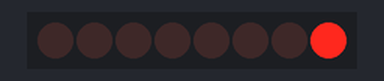
The sketch below on a simulated Arduino Uno, built with avr-gcc and run on an emulated ATmega328P. On the bench: 8 shift-register outputs drawn as a row of LEDs (first output left, lit = HIGH). Wiring (inferred from the names in the program): shift register (74HC595): data pin 3; shift clock pin 4; latch pin 2. Wiring (inferred from the signals the program sends): row of LEDs: on Q0, Q1, Q2, Q3, Q4, Q5, Q6, Q7.

Above: at 1.1 s.
At 5.1 s:
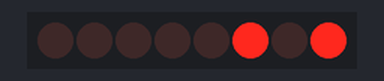
At 10.1 s:
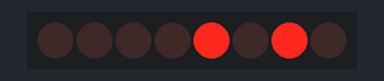
At 20.1 s:
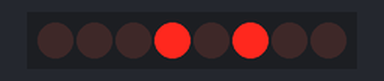
At 29.1 s:
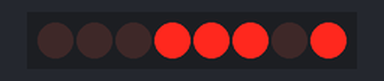
At 39.1 s:
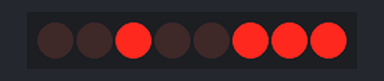
Timing chart, 0 to 40.0 s (numbered marks = the images above):
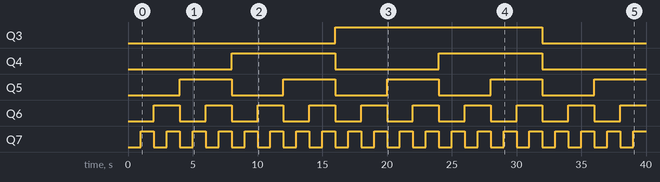

The sketch:

seven_segment.ino
```cpp
//**************************************************************//
//  Name    : shiftOutCode, Hello World                         //
//  Author  : Carlyn Maw,Tom Igoe                               //
//  Date    : 25 Oct, 2006                                      //
//  Version : 1.0                                               //
//  Notes   : Code for using a 74HC595 Shift Register           //
//          : to count from 0 to 255                            //
//****************************************************************

//Pin connected to ST_CP of 74HC595
int latchPin = 2;
//Pin connected to SH_CP of 74HC595
int clockPin = 4;
////Pin connected to DS of 74HC595
int dataPin = 3;
void setup() {
  //set pins to output because they are addressed in the main loop
  pinMode(latchPin, OUTPUT);
  pinMode(clockPin, OUTPUT);
  pinMode(dataPin, OUTPUT);
}

void loop() {
  //count up routine
  for (int j = 0; j < 256; j++) {
    //ground latchPin and hold low for as long as you are transmitting
    digitalWrite(latchPin, LOW);
    shiftOut(dataPin, clockPin, LSBFIRST, j);
    //return the latch pin high to signal chip that it
    //no longer needs to listen for information
    digitalWrite(latchPin, HIGH);
    delay(1000);
  }
}
```

Measured:
- by itself, Q3: LOW → HIGH at 16.0 s, → LOW 16.0 s later
- by itself, Q4: alternates HIGH for 8.0 s and LOW for 8.0 s
- by itself, Q5: alternates HIGH for 4.0 s and LOW for 4.0 s
- by itself, Q6: alternates HIGH for 2.0 s and LOW for 2.0 s
- by itself, Q7: alternates HIGH for 1.0 s and LOW for 1.0 s
